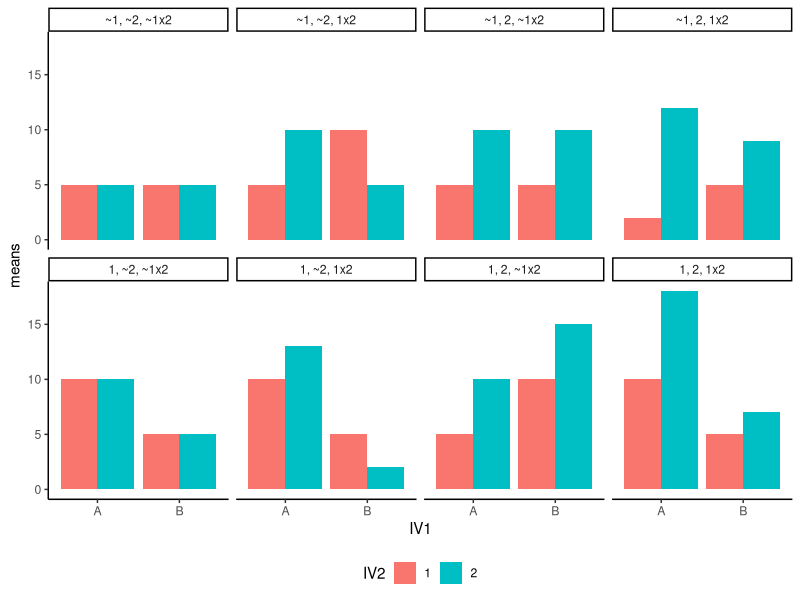
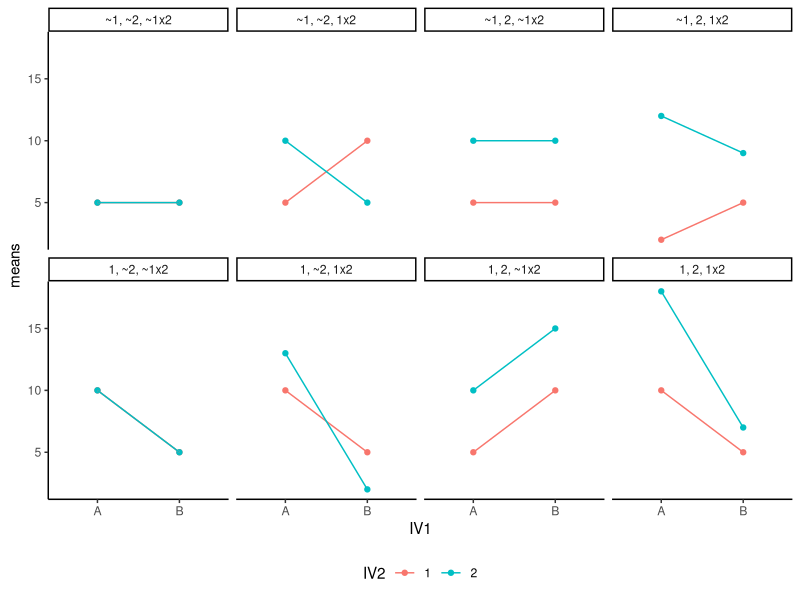

Generate these figures, in order, with R:
## ---- chunk 1
library(ggplot2)
## ---- chunk 2
p1<- data.frame(IV1 = c("A","A","B","B"),
                IV2 = c("1","2","1","2"),
                means = c(5,5,5,5))

p2<- data.frame(IV1 = c("A","A","B","B"),
                IV2 = c("1","2","1","2"),
                means = c(10,10,5,5))

p3<- data.frame(IV1 = c("A","A","B","B"),
                IV2 = c("1","2","1","2"),
                means = c(10,13,5,2))

p4<- data.frame(IV1 = c("A","A","B","B"),
                IV2 = c("1","2","1","2"),
                means = c(5,10,10,15))

p5<- data.frame(IV1 = c("A","A","B","B"),
                IV2 = c("1","2","1","2"),
                means = c(10,18,5,7))

p6<- data.frame(IV1 = c("A","A","B","B"),
                IV2 = c("1","2","1","2"),
                means = c(5,10,5,10))

p7<- data.frame(IV1 = c("A","A","B","B"),
                IV2 = c("1","2","1","2"),
                means = c(2,12,5,9))

p8<- data.frame(IV1 = c("A","A","B","B"),
                IV2 = c("1","2","1","2"),
                means = c(5,10,10,5))

all_22s <- rbind(p1,p2,p3,p4,p5,p6,p7,p8)

type <- c(rep("~1, ~2, ~1x2",4),
          rep("1, ~2, ~1x2",4),
          rep("1, ~2, 1x2",4),
          rep("1, 2, ~1x2",4),
          rep("1, 2, 1x2",4),
          rep("~1, 2, ~1x2",4),
          rep("~1, 2, 1x2",4),
          rep("~1, ~2, 1x2",4))

type<-as.factor(type)

all_22s <- cbind(all_22s,type)

ggplot(all_22s, aes(x=IV1, y=means, group=IV2, fill=IV2))+
  geom_bar(stat="identity", position="dodge")+
  theme_classic()+
  facet_wrap(~type, nrow=2)+
  theme(legend.position = "bottom")
                             
## ---- chunk 3

ggplot(all_22s, aes(x=IV1, y=means, group=IV2, color=IV2))+
  geom_point()+
  geom_line()+
  theme_classic()+
  facet_wrap(~type, nrow=2)+
  theme(legend.position = "bottom")
                             
